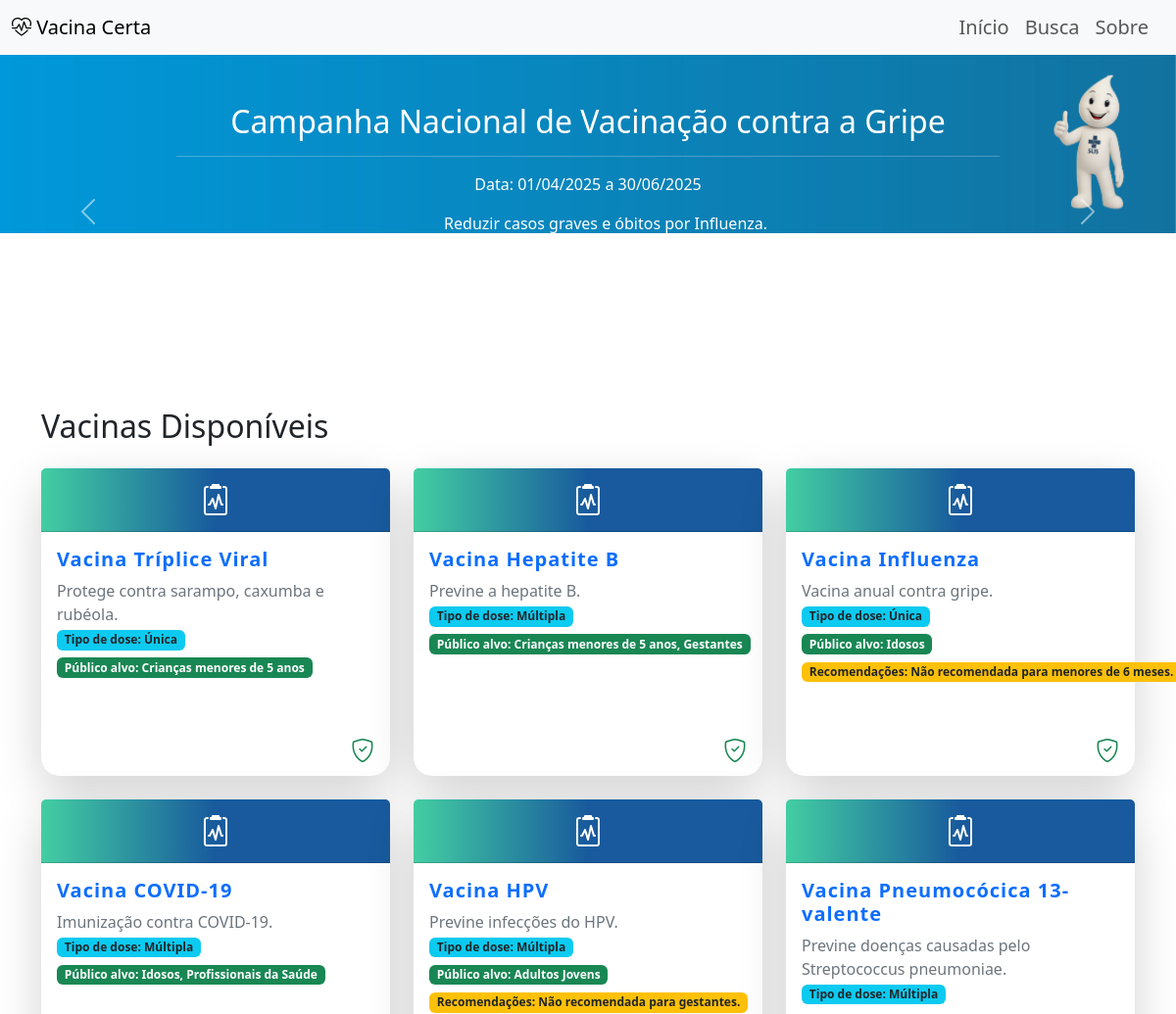
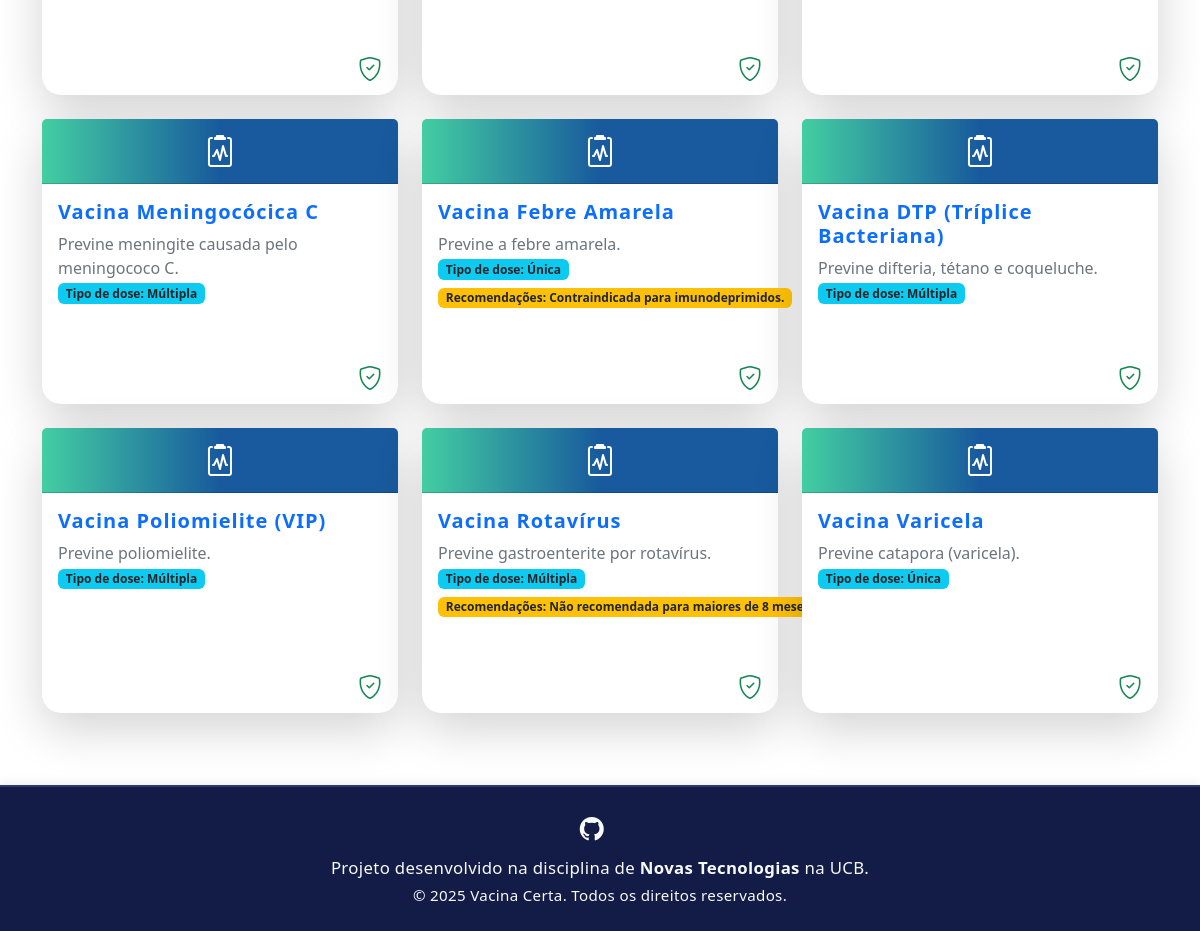
The page / on the database its author committed (2 pictures, top to bottom).
### tables this page shows
CREATE TABLE VCCTB003_CAMPANHA_VACINACAO (
    ID_CAMPANHA_VACINACAO       INTEGER PRIMARY KEY AUTOINCREMENT,
    NO_CAMPANHA                 TEXT NOT NULL,
    DS_OBJETIVO                 TEXT,
    QT_TOTAL_VACINA             INTEGER NOT NULL,
    DT_INICIO                   TEXT NOT NULL,
    DT_FIM                      TEXT NOT NULL,
    DS_RECOMENDACOES_ADICIONAIS TEXT,
    DS_ABRANGENCIA              TEXT,
    IC_ATIVO                    TEXT NOT NULL DEFAULT 'S'
);

CREATE TABLE VCCTB002_VACINA (
    ID_VACINA             INTEGER PRIMARY KEY AUTOINCREMENT,
    NO_VACINA             TEXT NOT NULL,
    DT_FABRICACAO         TEXT NOT NULL,
    DT_VENCIMENTO         TEXT NOT NULL,
    DS_VACINA             TEXT,
    NO_PRINCIPIO_ATIVO    TEXT NOT NULL,
    IC_TIPO_DOSE          TEXT NOT NULL,
    IC_TIPO_APLICACAO     TEXT NOT NULL,
    IC_ATIVO              TEXT NOT NULL DEFAULT 'S',
    IC_ORIGEM             TEXT NOT NULL DEFAULT 'N',
    NR_DOSES_RECOMENDADAS INTEGER,
    DS_RESTRICAO_USO      TEXT,
    ID_FABRICANTE         INTEGER NOT NULL,
    FOREIGN KEY (ID_FABRICANTE) REFERENCES VCCTB008_FABRICANTE(ID_FABRICANTE)
);

### app.py (the view)
@app.route('/')
def index():
    conn = sqlite3.connect('vacina_certa.db')
    cursor = conn.cursor()
    cursor.execute("SELECT * FROM VCCTB003_CAMPANHA_VACINACAO")
    campanhas = []
    for row in cursor.fetchall():
        campanha = list(row)
        campanha[4] = formatar_data(campanha[4])
        campanha[5] = formatar_data(campanha[5])
        campanhas.append(campanha)
    cursor.execute("""
        SELECT v.*,
               GROUP_CONCAT(p.NO_PUBLICO_ALVO, ', ') as publicos
        FROM VCCTB002_VACINA v
        LEFT JOIN VCCTB006_VACINA_PUBLICO_ALVO vpa ON v.ID_VACINA = vpa.ID_VACINA
        LEFT JOIN VCCTB004_PUBLICO_ALVO p ON vpa.ID_PUBLICO_ALVO = p.ID_PUBLICO_ALVO
        GROUP BY v.ID_VACINA
    """)
    vacinas = cursor.fetchall()
    conn.close()
    return render_template('index.html', campanhas=campanhas, vacinas=vacinas, now=datetime.now())

### app.py (called while the page is built)
def formatar_data(data_str):
    try:
        return datetime.strptime(data_str, '%Y-%m-%d').strftime('%d/%m/%Y')
    except Exception:
        return data_str or ''

### templates/index.html (shortened to what this page needs)
<!DOCTYPE html>
<html lang="pt-br">
<head>
    <link rel="stylesheet" href="{{ url_for('static', filename='style.css') }}">
    <link href="https://cdn.jsdelivr.net/npm/bootstrap@5.3.6/dist/css/bootstrap.min.css" rel="stylesheet">
    <link rel="stylesheet" href="https://cdn.jsdelivr.net/npm/bootstrap-icons@1.13.1/font/bootstrap-icons.min.css">
</head>
<body>
    <nav class="navbar navbar-expand-lg bg-body-tertiary">
        <div class="container-fluid">
            <a class="navbar-brand me-2" href="{{ url_for('index') }}">
                <i class="bi bi-heart-pulse"></i> Vacina Certa
            </a>
            <div class="collapse navbar-collapse" id="navbarNav">
                <ul class="navbar-nav ms-auto me-2 h5">
                    <li class="nav-item">
                        <a class="nav-link" href="{{ url_for('index') }}">Início</a>
                    </li>
                    <li class="nav-item">
                        <a class="nav-link" href="{{ url_for('busca') }}">Busca</a>
                    </li>
                    <li class="nav-item">
                        <a class="nav-link" href="{{ url_for('sobre') }}">Sobre</a>
                    </li>
                </ul>
            </div>
        </div>
    </nav>
    <div id="myCarousel" class="carousel slide mb-3" data-bs-ride="carousel">
        <div class="carousel-indicators fade-in">
            {% for campanha in campanhas %}
                <button type="button" data-bs-target="#myCarousel" data-bs-slide-to="{{ loop.index0 }}"
                    class="{% if loop.first %}active{% endif %}" aria-current="{% if loop.first %}true{% endif %}"
                    aria-label="Slide {{ loop.index }}"></button>
            {% endfor %}
        </div>
        <div class="carousel-inner">
            {% for campanha in campanhas %}
            <div class="carousel-item {% if loop.first %}active{% endif %}">
                <img src="{{ url_for('static', filename='carrossel-' ~ loop.index ~ '.png') }}" class="d-block w-100 carousel-img" alt="Imagem da campanha {{ loop.index }}">
                <div class="carousel-caption">
                    <h2 class="fade-in">{{ campanha[1] }}</h2>
                    <hr>
                    <p class="fade-in">Data: {{ campanha[4] }} a {{ campanha[5] }}</p>
                    <p class="fade-in">&emsp;&emsp; {{ campanha[2] }}</p>
                    {% if campanha[6] %}
                        <p class="fade-in"><strong>Recomendações:</strong> {{ campanha[6] }}</p>
                    {% endif %}
                    {% if campanha[7] %}
                        <p class="fade-in"><strong>Abrangência:</strong> {{ campanha[7] }}</p>
                    {% endif %}
                </div>
            </div>
            {% endfor %}
        </div>
        <button class="carousel-control-prev" type="button" data-bs-target="#myCarousel" data-bs-slide="prev">
            <span class="carousel-control-prev-icon fade-in" aria-hidden="true"></span>
        </button>
        <button class="carousel-control-next" type="button" data-bs-target="#myCarousel" data-bs-slide="next">
            <span class="carousel-control-next-icon fade-in" aria-hidden="true"></span>
        </button>
    </div>
    <div class="container my-4">
        <h2 class="mb-4">Vacinas Disponíveis</h2>
        <div class="row row-cols-1 row-cols-md-3 g-4">
            {% for vacina in vacinas %}
            <div class="col d-flex align-items-stretch">
                <div class="card mb-4 w-100 h-100 shadow-lg border-0 vacina-card">
                    <div class="card-header bg-gradient-vacina text-white text-center">
                        <i class="bi bi-clipboard2-pulse fs-2"></i>
                    </div>
                    <div class="card-body d-flex flex-column">
                        <h5 class="card-title fw-bold text-primary">{{ vacina[1] }}</h5>
                        <p class="card-text flex-grow-1">
                            <span class="text-secondary">{{ vacina[4] }}</span><br>
                            <span class="badge bg-info text-dark mb-1">Tipo de dose: {{ vacina[6] if vacina[6] else 'N/A' }}</span><br>
                            {% if vacina[-1] %}
                                <span class="badge bg-success mb-1">Público alvo: {{ vacina[-1] }}</span><br>
                            {% endif %}
                            {% if vacina[11] %}
                                <span class="badge bg-warning text-dark mb-1">Recomendações: {{ vacina[11] }}</span><br>
                            {% endif %}
                        </p>
                    </div>
                    <div class="card-footer bg-transparent border-0 text-end">
                        <i class="bi bi-shield-check text-success fs-4"></i>
                    </div>
                </div>
            </div>
            {% endfor %}
        </div>
    </div>
    <footer class="footer mt-5 py-4 footer-bg-custom text-light">
        <div class="container text-center">
            <div class="mb-2">
                <a href="https://github.com/1thallo/Vacina_Certa" target="_blank" class="text-light me-3 fs-4" title="GitHub">
                    <i class="bi bi-github"></i>
                </a>
            </div>
            <div class="mb-1">
                Projeto desenvolvido na disciplina de <strong>Novas Tecnologias</strong> na UCB.
            </div>
            <div style="font-size: 0.9em;">
                &copy; {{ now.year }} Vacina Certa. Todos os direitos reservados.
            </div>
        </div>
    </footer>
</body>
</html>

### static/style.css (style rules this page uses)
.carousel { margin-bottom: 6rem; }
.carousel-caption { bottom: 10rem; z-index: 8; }
.carousel-item { height: 20rem; }
.footer-bg-custom { background: #131c46 !important; border-top: 2px solid #2d3a6b; box-shadow: 0 -2px 10px rgba(19,28,70,0.08); }
.footer { position: static; letter-spacing: 0.02em; font-size: 1.05em; flex-shrink: 0; }
body { padding-bottom: 0; display: flex; flex-direction: column; min-height: 100vh; }
html, body { height: 100%; }

### templates/index.html (style rules this page uses)
.bg-gradient-vacina { background: linear-gradient(90deg, #43cea2 0%, #185a9d 50%); }
.vacina-card { transition: transform 0.2s, box-shadow 0.2s; border-radius: 1.2rem; }
.card-title { letter-spacing: 1px; }

### rows shown on the page
VCCTB003_CAMPANHA_VACINACAO: NO_CAMPANHA "Campanha Nacional de Vacinação contra a Gripe", DT_INICIO "01/04/2025", DT_FIM "30/06/2025", DS_OBJETIVO "Reduzir casos graves e óbitos por Influenza."
VCCTB002_VACINA: NO_VACINA "Vacina Tríplice Viral", DS_VACINA "Protege contra sarampo, caxumba e rubéola.", IC_TIPO_DOSE "Única", vacina "Crianças menores de 5 anos"
VCCTB002_VACINA: NO_VACINA "Vacina Hepatite B", DS_VACINA "Previne a hepatite B.", IC_TIPO_DOSE "Múltipla", vacina "Crianças menores de 5 anos, Gestantes"
VCCTB002_VACINA: NO_VACINA "Vacina Influenza", DS_VACINA "Vacina anual contra gripe.", IC_TIPO_DOSE "Única", vacina "Idosos", DS_RESTRICAO_USO "Não recomendada para menores de 6 meses."
VCCTB002_VACINA: NO_VACINA "Vacina COVID-19", DS_VACINA "Imunização contra COVID-19.", IC_TIPO_DOSE "Múltipla", vacina "Idosos, Profissionais da Saúde"
VCCTB002_VACINA: NO_VACINA "Vacina HPV", DS_VACINA "Previne infecções do HPV.", IC_TIPO_DOSE "Múltipla", vacina "Adultos Jovens", DS_RESTRICAO_USO "Não recomendada para gestantes."
VCCTB002_VACINA: NO_VACINA "Vacina Pneumocócica 13-valente", DS_VACINA "Previne doenças causadas pelo Streptococcus pneumoniae.", IC_TIPO_DOSE "Múltipla"
VCCTB002_VACINA: NO_VACINA "Vacina Meningocócica C", DS_VACINA "Previne meningite causada pelo meningococo C.", IC_TIPO_DOSE "Múltipla"
VCCTB002_VACINA: NO_VACINA "Vacina Febre Amarela", DS_VACINA "Previne a febre amarela.", IC_TIPO_DOSE "Única", DS_RESTRICAO_USO "Contraindicada para imunodeprimidos."
VCCTB002_VACINA: NO_VACINA "Vacina DTP (Tríplice Bacteriana)", DS_VACINA "Previne difteria, tétano e coqueluche.", IC_TIPO_DOSE "Múltipla"
VCCTB002_VACINA: NO_VACINA "Vacina Poliomielite (VIP)", DS_VACINA "Previne poliomielite.", IC_TIPO_DOSE "Múltipla"
VCCTB002_VACINA: NO_VACINA "Vacina Rotavírus", DS_VACINA "Previne gastroenterite por rotavírus.", IC_TIPO_DOSE "Múltipla", DS_RESTRICAO_USO "Não recomendada para maiores de 8 meses."
VCCTB002_VACINA: NO_VACINA "Vacina Varicela", DS_VACINA "Previne catapora (varicela).", IC_TIPO_DOSE "Única"
